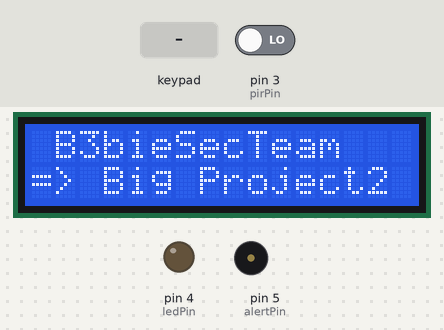
A sketch run on a simulated Arduino Uno, built with avr-gcc and run on an emulated ATmega328P. Shown: 16×2 character LCD, output pins drawn as LEDs (lit = HIGH), buzzer (waves = sounding). The inputs (shaded band) are chosen by the test bench; at power-on: pin 3 (pirPin) LOW.

Above: at 1.2 s.
1.3 s: keypad keys 1 3 1 2 1 1 1 0 pressed 0.4 s apart
At 1.9 s:
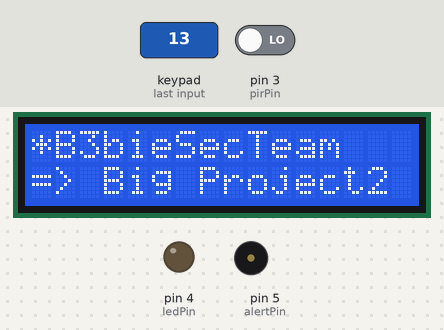
6.0 s: keypad keys 6 9 9 6 # pressed 0.4 s apart
At 10.3 s:
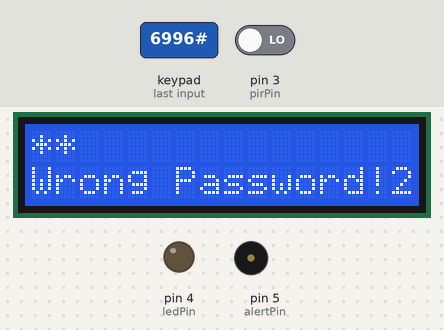
11.0 s: key '1' pressed
At 11.8 s:
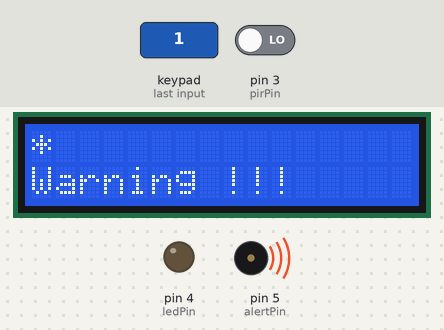
14.0 s: key '2' pressed
At 14.5 s:
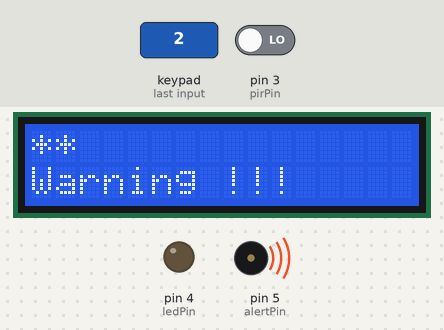
15.6 s: keypad keys 6 9 9 6 pressed 0.4 s apart
At 19.3 s:
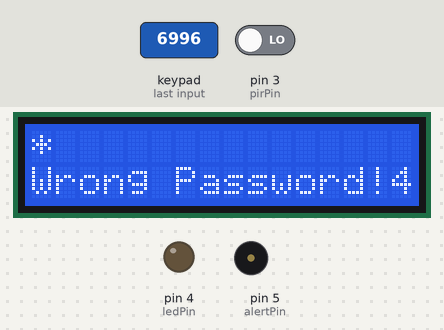
19.6 s: key 'B' pressed
At 20.3 s:
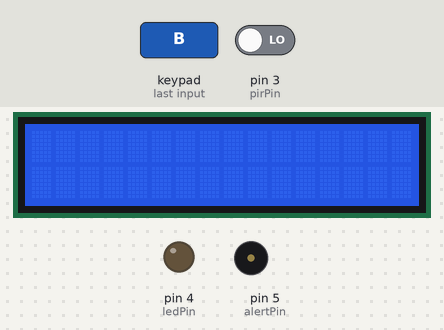
Timing chart, 0 to 22.2 s (numbered marks = the images above; inputs shaded):
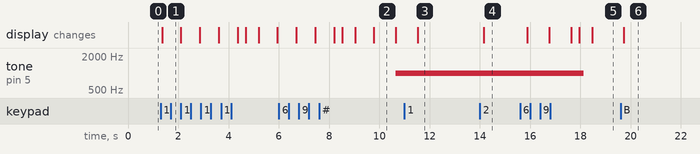

Measured:
- after the input at 1.3 s, the display: changes after 0.05 s (image 1)
- after the input at 6.0 s, tone on pin 5 (alertPin): silent → 1000 Hz after 4.7 s; the display: first differs from a run without the input after 1.5 s (image 2 shows a later state)
- after the input at 11.0 s, the display: changes after 0.53 s (image 3)
- after the input at 14.0 s, the display: changes after 0.14 s (image 4)
- after the input at 15.6 s, tone on pin 5 (alertPin): 1000 Hz → silent after 2.5 s; the display: first changes after 0.29 s (image 5 shows a later state)
- after the input at 19.6 s, the display: changes after 0.12 s (image 6)
- what the display in image 2 shows lasts 0.9 s, from 9.8 s to 10.7 s

The sketch:

arduino2.ino
```cpp
#include <Keypad.h>
#include <LiquidCrystal_I2C.h>
#include <Wire.h>

//--------- Repair for pad passwd -------
const byte ROWS = 4; //four rows
const byte COLS = 4; //four columns
String passwd = "6996";
String test = "";
int Dem = 1;
//define the cymbols on the buttons of the keypads
char hexaKeys[ROWS][COLS] = {
  {'1','2','3','A'},
  {'4','5','6','B'},
  {'7','8','9','C'},
  {'*','0','#','D'}
};
byte rowPins[ROWS] = {13,12,11,10}; //connect to the row pinouts of the keypad
byte colPins[COLS] = {9,8,7,6}; //connect to the column pinouts of the keypad
Keypad customKeypad = Keypad( makeKeymap(hexaKeys), rowPins, colPins, ROWS, COLS);

//---------------------------------------
// ----------------- Move sensor ------------
int pirPin = 3;
int ledPin = 4;
int pirState = LOW;

// ---------------- Alert Bell -------------
int alertPin =5 ;

//----------------Repair for LCD ---------------
LiquidCrystal_I2C lcd(0x27,16,2);

// -------------- Repair for Master -------------

void Send2Slave(String data){
    char d[] = "";
    int len = data.length()+1;
    data.toCharArray(d,len);
    Wire.beginTransmission(69);
    Wire.write(d,len);
    Wire.endTransmission(69);
}
void GetFromSlave(){
    Wire.requestFrom(69, 7);
    String data = "";
    while(Wire.available()){
      char c = Wire.read();
      data += c;
    }
    if(data.length() > 0){
      Serial.println(data);
    }
}


// ----------------- Set Up ---------------

void setup() {
  // put your setup code here, to run once:
  lcd.init();
  lcd.backlight();
  pinMode(ledPin, OUTPUT);
  pinMode(pirPin, INPUT);
  Wire.begin(69);
  Serial.begin(9600);
  PrintData(" B3bieSecTeam   => Big Project2",0);
}

// ------------------- LOOP ----------------
void loop() {

  String data = "";
  while(Serial.available() > 0){
       data+= Serial.read();
  }
  if(data.length() > 1){
      GetFromSlave();
  }
  OpenLedOutDoor();
  PasswdTouch();
  delay(250);
}

// ------------------- Password Touch ----------------
void PasswdTouch(){
  char customKey = customKeypad.getKey();
  if(customKey == '#'){
    if(passwd.equals(test)){
      PrintData("The door is opened!",0);
      Send2Slave("door:1");
      Dem=0;
      test = "";
    }
    else{
      clearRowX(0);
      PrintData("Wrong Password!"+String(Dem),1);
      test = "";
      Dem +=1;
    }
  }
  else if(customKey == '*'){
    test = "";
    PrintData("The door is closed!",0);
    Send2Slave("door:0");
    Dem=0;
  }
  else if(test.length() > 4){
    test = "";
    PrintData("Wrong Password!"+String(Dem),1);
    clearRowX(0);
    Dem+=1;
  }
  else if(customKey == 'A'){
      test = "";
      clearRowX(0);
  }
  else if(customKey == 'B'){
      lcd.clear();
  }
  else if (customKey){
    lcd.setCursor(test.length(),0);
    lcd.print("*");
    test += customKey;
  }
  if(Dem == 4){
    PrintData("Warning !!!",1);
    Alert();
  }
}
// ------------------------ Alert ----------------------

void Alert(){
  tone(alertPin, 1000, 500);
}


//-------------------------- Move Detect --------------------
void OpenLedOutDoor(){
    pirState = digitalRead(pirPin);
    if(pirState == 1){
      digitalWrite(ledPin,HIGH);
      pirState = 0;
    }
    else{
      digitalWrite(ledPin,LOW);
    }
}

// --------------------- LCD mode ----------------------
void PrintData(String data,int row)
{
  if(row == 0){
    lcd.clear();
  }
  else{
    clearRowX(1);
  }
  if(data.length() > 16){
    String part1 = data.substring(0,16);
    String part2 = data.substring(16,data.length());
    lcd.setCursor(0,0);
    lcd.print(part1);
    lcd.setCursor(0,1);
    lcd.print(part2);
  }
  else{
    lcd.setCursor(0,row);
    lcd.print(data);
  }
}
void clearRowX(int row){
  for(int i =0;i<16;i++){
    lcd.setCursor(i,row);
    lcd.print(" ");
  }
}
```
